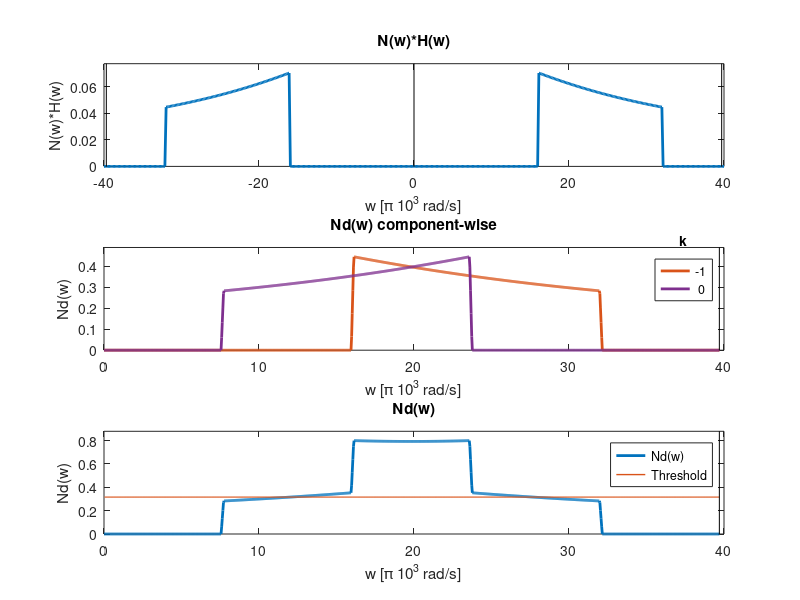
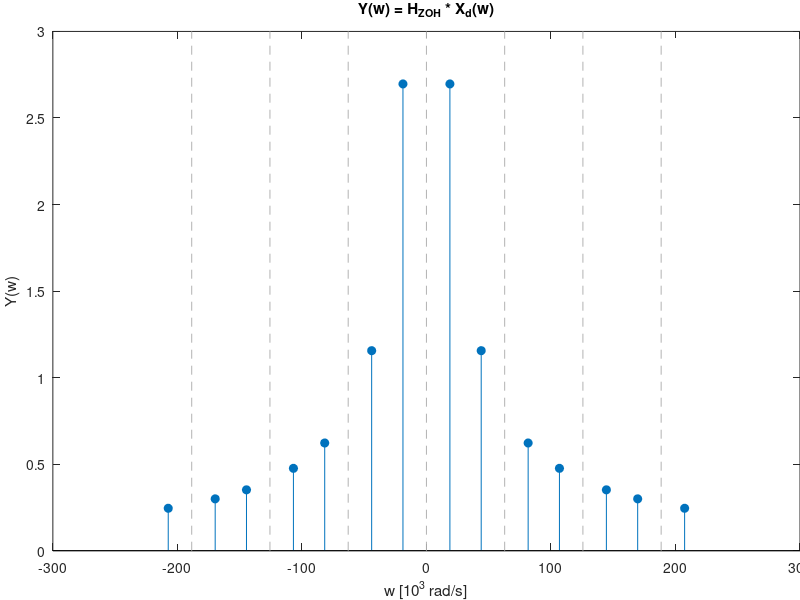
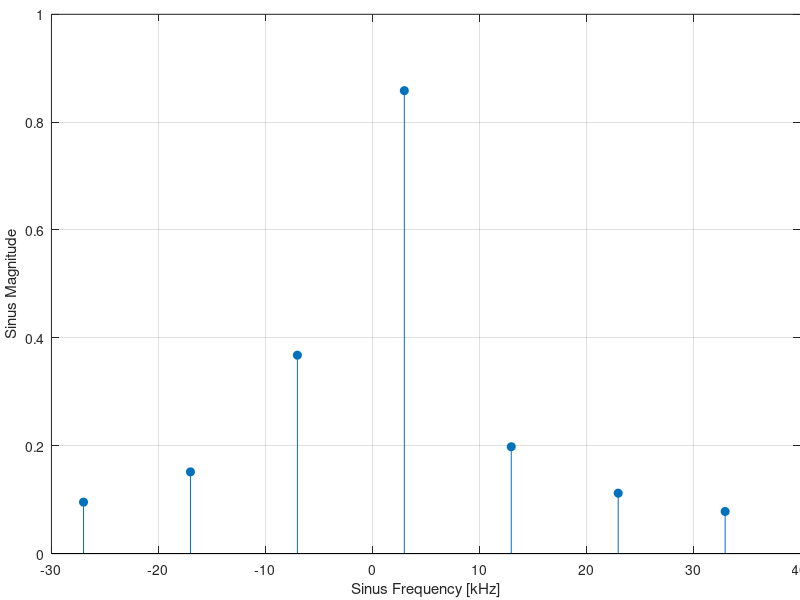

The MATLAB source for these figures, in order:
%% Question 1

clear all;
close all;
clc;

lc = lines(8);

ns = 16;
ne = 32;
ws = 39.7;

% NOISE INPUT
N = @(w) 0.1*(abs(w)>16).*(abs(w)<32);
w = linspace(-40,40,500);

% ANALOGIC FILTER
H = 1./(1+1i.*w./16);       % plot(w,abs(H)); grid on;
NH = N(w).*H;


% SAMPLING
wd = linspace(0,ws,1000);
k = -10:10;
NHd=zeros(size(k,2),size(wd,2));
for i=1:numel(k)
    NHd(i,:) = (ws/2/pi)*interp1(w,NH,wd+k(i)*ws,'linear','extrap');
end



%%%%%%%%% plots

X_index = find(any(sum(NHd,2),2));
k_index = X_index - max(k)-1;


helplines = [k_index; k_index(end)+1]*ws;
figure('Color','white','Position',[212.2000e+000   175.4000e+000   641.6000e+000   446.4000e+000]);
subplot(3,1,1)
plot(w,abs(NH), 'Linewidth',2); hold on;
plot( [helplines,helplines]', [zeros(size(helplines)),100*ones(size(helplines))]', 'k' )
ylim([0 1.1*max(max(abs(NH)))])
xlabel('w [\pi 10^{3} rad/s]')
ylabel('N(w)*H(w)')
title('N(w)*H(w)')


idx_kp = X_index( X_index > numel(k)/2 );
idx_kn = X_index( X_index < numel(k)/2 );
subplot(3,1,2)
plot(wd, abs(NHd(idx_kp,:)), '-','Color',lc(2,:),'Linewidth',2); hold on;
plot(wd, abs(NHd(idx_kn,:)), '-','Color',lc(4,:),'Linewidth',2);
plot([ws ws],[0 5*max(get(gca,'YLim'))], 'k' );
ylim([0 1.1*max(max(abs(NHd)))])
xlabel('w [\pi 10^{3} rad/s]')
ylabel('Nd(w)')
title('Nd(w) component-wise')
lgd=legend(num2str(k_index));
title(lgd,'k');


subplot(3,1,3)
plot(wd, sum(abs(NHd(X_index,:))),'Linewidth',2); hold on;
plot(wd, (ws/2/pi)*1/20.*wd./wd, 'Linewidth',1)
plot([ws ws],[0 5*max(max(abs(NHd)))], 'k' );
ylim([0 1.1*max(sum(abs(NHd(X_index,:)))) ])
xlabel('w [\pi 10^{3} rad/s]')
ylabel('Nd(w)')
title('Nd(w)')
legend({'Nd(w)','Threshold'})


set(gca,'LooseInset',get(gca,'TightInset'))
saveas(gcf, fullfile(pwd,'question1b-02'),'epsc')


%% Question 2

clear all;
close all;
clc;

f0 = 3;
fs = 10;

w0 = 2*pi*f0;
dt = 1/fs;
ws = 2*pi*fs;

w_dirac1 = @(k) +w0-k*ws;
w_dirac2 = @(k) -w0-k*ws;
Y_mag = @(w) abs( ws/(2*i) * exp(-i*pi*w/ws) * dt * sinc(w/ws) );

k=-3:3;

w= [];
mag = [];
for i=1:numel(k)
    w1 = w_dirac1(k(i));
    w2 = w_dirac2(k(i));
    w   = [w ; w1; w2];
    mag = [mag ; Y_mag(w1) ; Y_mag(w2) ];
end

figure('Color','white')
stem(w,mag,'filled');
hold on;
for i=1:numel(k)
    plot([k(i)*ws k(i)*ws], [0 max(get(gca,'YLim'))], '--','Color',0.7*[1 1 1]);
end
xlabel('w [10^{3} rad/s]')
ylabel('Y(w)')
title('Y(w) = H_{ZOH} * X_d(w)')
set(gca,'LooseInset',get(gca,'TightInset'))
saveas(gcf, fullfile(pwd,'question2-01'),'epsc')


% answers
figure('Color','white')
ks = [-3 -2 -1 0 1 2 3];
stem(3-ks.*10, abs(sinc((3-ks.*10)/10)) , 'filled');
grid on;
xlabel('Sinus Frequency [kHz]')
ylabel('Sinus Magnitude')
set(gca,'LooseInset',get(gca,'TightInset'))
saveas(gcf, fullfile(pwd,'question2-02'),'epsc')




